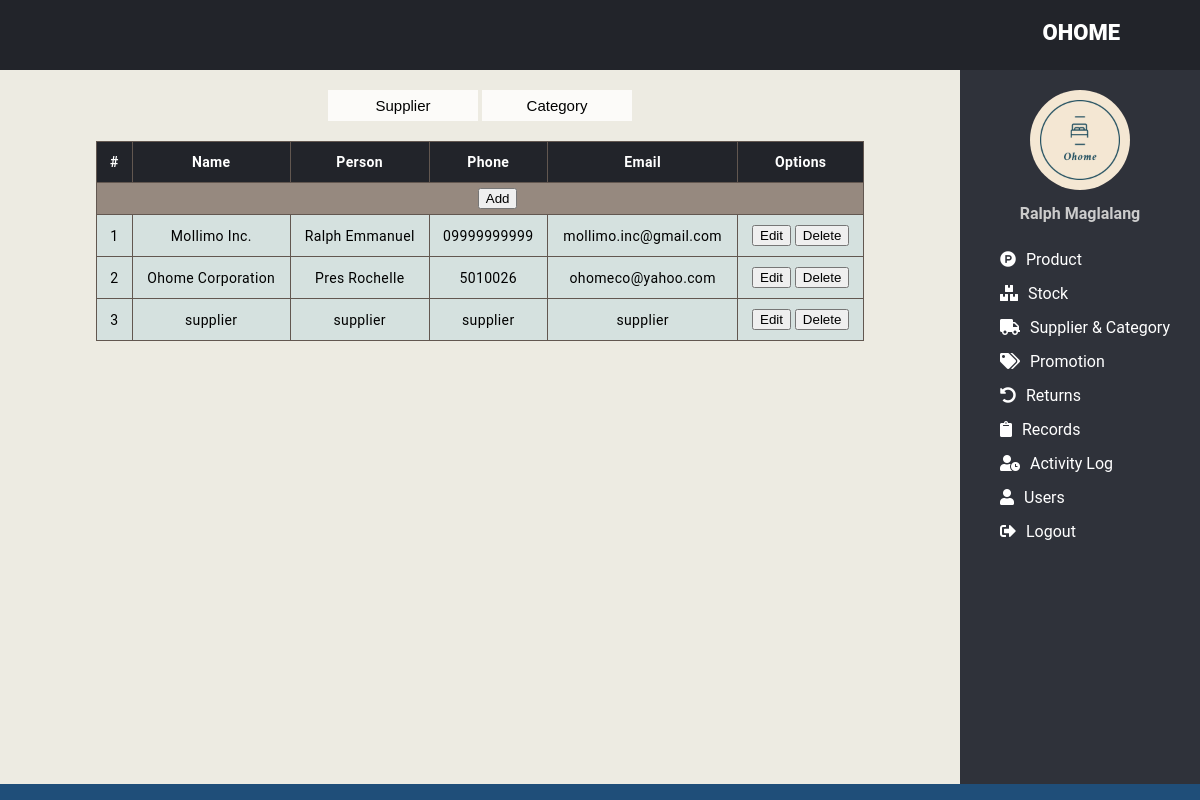
/POSINVENTORY/admin/adminsuppliercategory.php (signed in), run on the app's committed database.
### tables this page shows
CREATE TABLE `tblsuppliers` (
  `supplierID` int(10) NOT NULL,
  `name` varchar(100) NOT NULL,
  `person` varchar(50) DEFAULT NULL,
  `phone` varchar(20) DEFAULT NULL,
  `email` varchar(50) DEFAULT NULL
);

### POSINVENTORY/admin/adminsuppliercategory.php (the view, shortened to what this page needs)
<?php
    require '../include/dbcon.php';
 ?>
<!DOCTYPE html>
<html>
    <head>
        <link rel="stylesheet" type="text/css" href="https://cdnjs.cloudflare.com/ajax/libs/font-awesome/5.13.0/css/all.min.css">
        <link rel="stylesheet" href="../styles.css">
    </head>
    <body>
	<header>
		<div class="right_area">
			<h3>Ohome</h3>
		</div>
	</header>
        <div class="main">
            <div class="activity">
                <div class="tabs">
                    <form method="get">
                        <button name="Supplier">Supplier</button>
                        <button name="Category">Category</button>
                    </form>
                </div>
                <table class="table">
                <?php
                    if(!isset($_SESSION["Category"]))
                    {
                        echo    '<tr>
                                    <th>#</th><th>Name</th><th>Person</th><th>Phone</th><th>Email</th><th>Options</th>
                                </tr>';
                        if(!isset($_GET["AddSupplier"]))
                        {
                            echo    '<tr class="crud">
                                    <td></td>
                                        <td colspan=5>
                                        <form method="get">
                                            <button name="AddSupplier">Add</button>
                                        </form>
                                        </td>
                                    </tr>';
                        }
                        $pdoDisplay = $pdoConnect->prepare("SELECT * FROM tblsuppliers ORDER BY supplierID");
                        $pdoDisplay->execute();
                        $num=0;
                        foreach ($pdoDisplay as $supplier) {
                            $num++;
                            if(isset($_GET["EditSupplier"]) && $supplier["supplierID"]==$_GET["SupplierID"])
                            {
                                echo    '<tr class="crud">
                                        <td></td>
                                        <form method="post">
                                            <td><input type="text" name="Name" placeholder="Name" value="'.$supplier['name'].'" required></td>
                                            <td><input type="text" name="Person" placeholder="Person" value="'.$supplier['person'].'"></td>
                                            <td><input type="text" name="Phone" placeholder="Phone" value="'.$supplier['phone'].'"></td>
                                            <td><input type="text" name="Email" placeholder="Email" value="'.$supplier['email'].'"></td>
                                            <td>
                                            <input type="hidden" name="SupplierID" value="'.$supplier['supplierID'].'">
                                            <button name="Cancel" form="cancel">Cancel</button>
                                            <button name="EditSupplier">Save</button>
                                            </td>
                                        </form>
                                        <form method="post" id="cancel"></form>
                                        </tr>';
                            }
                            else
                            {
                                echo   '<tr>
                                        <td>'.$num.'</td>
                                        <td>'.$supplier['name'].'</td>
                                        <td>'.$supplier['person'].'</td>
                                        <td>'.$supplier['phone'].'</td>
                                        <td>'.$supplier['email'].'</td>
                                        <td>
                                        <form method="get">
                                            <input type="hidden" name="SupplierID" value="'.$supplier["supplierID"].'">
                                            <button name="EditSupplier">Edit</button>
                                            <button name="DeleteSupplier">Delete</button>
                                        </form>
                                        </td>
                                        </tr>';
                            }
                        }
                    }
                ?>
                </table>
            </div>
            <div class="navigation">
                <?php
                    include '../include/adminnav.php';
                ?>
            </div>
        </div>
        <div class="footer">
        </div>
    </body>
</html>

### POSINVENTORY/styles.css (style rules this page uses)
body { margin: 0; padding: 0; font-family: "Roboto", sans-serif; background-color: #edebe2; }
header { position: fixed; background: #22242A; padding: 20px; width: 100%; height: 30px; }
.right_area h3 { color: #fff; margin: 0; text-transform: uppercase; font-size: 22px; font-weight: 850; float: right; margin-right: 100px; }
.navigation { background: #2f323A; margin-top: 70px; padding-top: 20px; position: fixed; right: 0; width: 20%; height: 100%; transition: 0.5s; transition-property: right; }
.activity { position: fixed; margin-top: 70px; padding-bottom: 100px; width: 80%; height: 68%; float: left; overflow-y: scroll; text-align: center; }
.tabs { padding: 20px; }
.tabs button, .tabs select { width: 150px; padding: 7px 18px; border: none; font-size: 15px; background-color: rgba(255, 255, 255, 0.801); }
.footer { width: 100%; height: 2vh; position: fixed; bottom: 0vh; background-color: #1F4E79; }
.table { width: 80%; border-collapse: collapse; margin: auto; margin-bottom: 200px; }
.table th { background-color: #22242A; color: #fff; font-weight: 600; padding: 12px; border: 1.5px solid #625750; }
.table tr, .table td { font-size: 14px; letter-spacing: 0.35px; background-color: #d5e1df; padding: 10px; border: 1px solid #625750; }
.crud td { color: #fff; background-color: #96897f; padding: 5px; border:none; }

### data on the page
tblsuppliers: name "Mollimo Inc.", person "Ralph Emmanuel", phone "09999999999", email "mollimo.inc@gmail.com"
tblsuppliers: name "Ohome Corporation", person "Pres Rochelle", phone "5010026", email "ohomeco@yahoo.com"
tblsuppliers: name "supplier", person "supplier", phone "supplier", email "supplier"

### other printed values
$_SESSION["Name"] "Ralph Maglalang"
